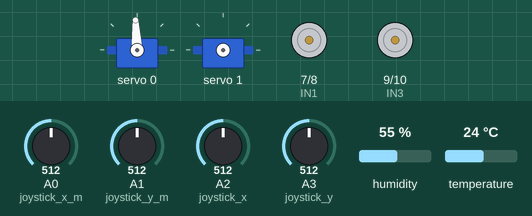
Recording of a sketch running on a simulated Arduino Uno, built with avr-gcc and run on an emulated ATmega328P. Shown: 2 × servo, motor-driver pin pairs drawn as motors (green arrow = first pin HIGH = forward, orange = second pin HIGH = backward, longer = more drive, scaled by the enable pin). Inputs (shaded band) come from the test bench; at power-on: A2 (joystick_x) = 512, A3 (joystick_y) = 512, A0 (joystick_x_m) = 512, A1 (joystick_y_m) = 512, humidity 55 %, temperature 24 °C. What the sketch prints to the serial monitor is not drawn.

Above: at 1.2 s.
1.3 s: A2 (joystick_x) set to 415
2.8 s: A2 (joystick_x) set to 387
At 3.3 s:
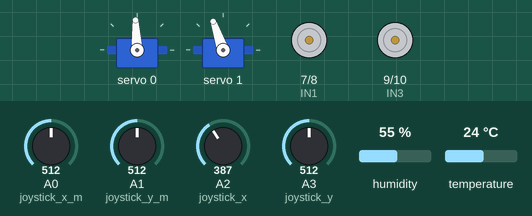
At 6.1 s:
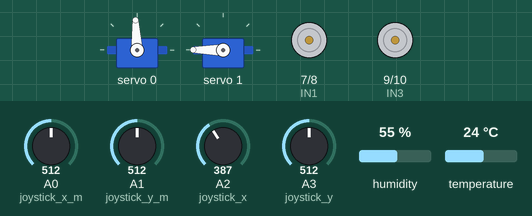
6.3 s: A3 (joystick_y) set to 412
7.8 s: A3 (joystick_y) set to 390
At 11.1 s:
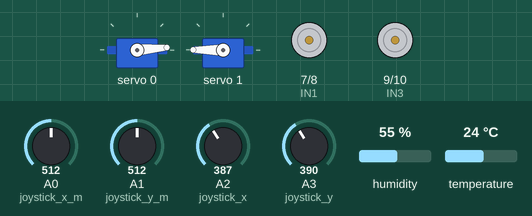
11.3 s: A0 (joystick_x_m) set to 691
12.8 s: A0 (joystick_x_m) set to 712
At 13.2 s:
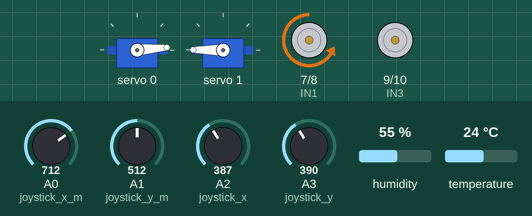
Timing chart, 0 to 15.3 s (numbered marks = the images above; inputs shaded):
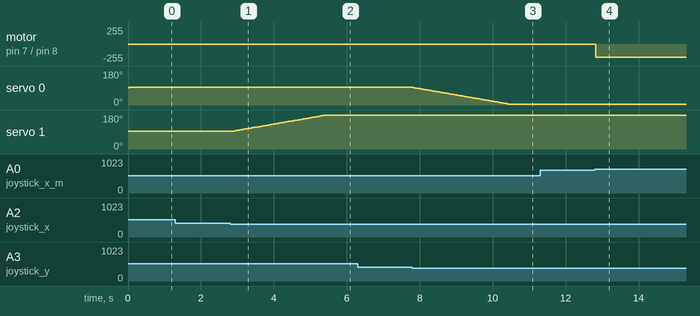

The sketch:

rov4x.ino
```cpp
#include <Wire.h>
#include <Adafruit_PWMServoDriver.h>
#include <Arduino.h>
#include <DHT.h>
#include <Adafruit_Sensor.h>
#include <Arduino.h>

#define DHTPIN  6     // indique la pin du dht
#define DHTTYPE DHT22 // indique le DHT

//joystick moteur
#define joystick_x_m 0             // joystick x
#define joystick_y_m 1             // joystick y d

// Moteur 1
#define ENA 5
#define IN1 7               //Moteur 1
#define IN2 8               //Moteur 2

// Motor 2
#define IN3 9               //Moteur 3
#define IN4 10              //Moteur 4
#define ENB 3

//joystick camera
#define joystick_x 2              // joystick x
#define joystick_y 3             // joystick y

#define SERVOMIN  150 // This is the 'minimum' pulse length count (out of 4096)
#define SERVOMAX  600 // This is the 'maximum' pulse length count (out of 4096)
#define SERVO_FREQ 50 // Analog servos run at ~50 Hz updates

int pos_x_m;                   // on déclare une variable "pos_x" qui prendra plus tard la valeur du joystick_x_m
int pos_y_m;                   // on déclare une variable "pos_y" qui prendra plus tard la valeur du joystick_y_m
int pos_x;                   // on déclare une variable "pos_x" qui prendra plus tard la valeur du joystick_x
int pos_y;                   // on déclare une variable "pos_y" qui prendra plus tard la valeur du joystick_y
int px = 1500;                // On indique la position de base (pan) des servomoteurs
int py = 1500;                // On indique la posistion de base (tilt) des servomoteurs
// Servomoteur 1 et 2 (pour le pan et pour le tilt)
uint8_t servonum1 = 0;
uint8_t servonum2 = 1;
Adafruit_PWMServoDriver pwm = Adafruit_PWMServoDriver();
DHT dht(DHTPIN, DHTTYPE);

void setServoPulse(uint8_t n, double pulse)
{ //On code sur 8 bits non signés (donc les valeurs sont soit positives soit nulles)
  double pulselength;

  pulselength = 1000000;   // 1,000,000 us per second
  pulselength /= SERVO_FREQ;   // Analog servos run at ~60 Hz updates
  Serial.print(pulselength); Serial.println(" us per period");
  pulselength /= 4096;  // 12 bits of resolution
  Serial.print(pulselength); Serial.println(" us per bit");
  pulse *= 1000000;  // convert input seconds to us
  pulse /= pulselength;
  Serial.println(pulse);
  pwm.setPWM(n, 0, pulse);
}

// DEBUT CODE DES DEPLACEMENTS MOTEURS
void Avancer()
{
 //sens moteur A
 digitalWrite (IN1, HIGH);
 digitalWrite (IN2, LOW);
 analogWrite (ENA,200); //Vitesse moteur A
 //sens moteur B
 digitalWrite (IN3, HIGH);
 digitalWrite (IN4, LOW);
 analogWrite (ENB, 200); //Vitesse moteur B
}

void Reculer()
{
 //sens moteur A
 digitalWrite (IN1, LOW);
 digitalWrite (IN2, HIGH);
 analogWrite (ENA, 200); //Vitesse moteur A
 //sens moteur B
 digitalWrite (IN3, LOW);
 digitalWrite (IN4, HIGH);
 analogWrite (ENB, 200); //Vitesse moteur B
}

void Droite()
{
 // sens moteur A
 digitalWrite (IN1, HIGH);
 digitalWrite (IN2, LOW);
 analogWrite (ENA, 0); //Vitesse moteur A
 // sens moteur B
 digitalWrite (IN3, LOW);
 digitalWrite (IN4, HIGH);
 analogWrite (ENB, 200); //Vitesse moteur B
}

void Gauche()
{
 // Sens moteur A
 digitalWrite (IN1, LOW);
 digitalWrite (IN2, HIGH);
 analogWrite (ENA, 200); //Vitesse moteur A
 //sens moteur B
 digitalWrite (IN3, HIGH);
 digitalWrite (IN4, LOW);
 analogWrite (ENB, 0); //Vitesse motor B
}

void Arreter()
{
 // Sens moteur A
 digitalWrite (IN1, LOW);
 digitalWrite (IN2, LOW);
 analogWrite (ENA, 0); //Vitesse moteur A
 // Sens moteur B
 digitalWrite (IN3, LOW);
 digitalWrite (IN4, LOW);
 analogWrite (ENB, 0); //Vitesse moteur B
}
// FIN CODE DEPLACEMENTS MOTEURS

// DEBUT TRAME HUMIDITE/TEMPERATURE
void trame(int h,float t)
{
 Serial.print('$');
 Serial.print(1);
 Serial.print('-');
 Serial.print(t); // affiche la température
 Serial.print('-');
 Serial.print(h); // affiche le taux d'humidité
 Serial.print('.');
 Serial.println();
}
// FIN TRAME HUMIDITE/TEMPERATURE

// DEBUT SETUP
void setup()
{
  // SETUP MOTEUR
  pinMode (ENA, OUTPUT);
  pinMode (ENB, OUTPUT);
  pinMode (IN1, OUTPUT);
  pinMode (IN2, OUTPUT);
  pinMode (IN3, OUTPUT);
  pinMode (IN4, OUTPUT);
  // FIN SETUP MOTEUR

  // DHT 22
  Serial.begin(9600); // fréquence de transmission de bit
  dht.begin(); // initisalisation du capteur
  // FIN DHT 22

  // DEBUT SETUP CAMERA
  Serial.begin(9600);
  Serial.println("8 channel Servo test!");

  pwm.begin();

  pwm.setOscillatorFrequency(27000000);
  pwm.setPWMFreq(SERVO_FREQ);  // Analog servos run at ~50 Hz updates
  // FIN SETUP CAMERA

  delay(10);
}
// FIN SETUP

void loop()
{
// DEBUT LECTURE DE LA POSITION DES JOYSTICK (contrôle moteur et servomoteur)
pos_x = analogRead (joystick_x) ;
pos_y = analogRead (joystick_y) ;
pos_x_m = analogRead (joystick_x_m) ;
pos_y_m = analogRead (joystick_y_m) ;
// FIN DE LA LECTURE

// DEBUT DHT 22
 int h = dht.readHumidity(); // associe h à l'humidité
 float t = dht.readTemperature(); // associe t à la température

 if (isnan(h) || isnan(t)) { // pose une condition
   Serial.println(F("Failed to read from DHT sensor!")); // affiche la valeur
   return;
 }

 trame(h,t);
// FIN DHT 22

// DEBUT CODE MOTEUR
 if (pos_y_m>700)
 {
     Avancer();
 }
 else if (pos_y_m<300)
     Reculer();
 else if (pos_x_m>700)
 {
     Gauche();
 }
 else if (pos_x_m<300)
     Droite();
 else
 {
     Arreter() ;
 }
// FIN CODE MOTEUR

// DEBUT CODE CAMERA
if ((pos_x > 600) && (px>600))
{
  px= px-5;
  pwm.writeMicroseconds(servonum2,px);
}

if ((pos_x < 400) && (px<2400))
{
  px=px+5;
  pwm.writeMicroseconds(servonum2,px);
}

if ((pos_y < 600) && (py>600))
{
  py= py-5;
  pwm.writeMicroseconds(servonum1,py);
}

if ((pos_y > 400) && (py<2400))
{
  py=py+5;
  pwm.writeMicroseconds(servonum1,py);
}
// FIN CODE CAMERA
}
```

Measured:
- the behaviour switches between 400 and 399 on A2 (joystick_x) (found by bisection; images 0 and 1)
- the behaviour switches between 401 and 400 on A3 (joystick_y) (found by bisection; images 2 and 3)
- the behaviour switches between 700 and 701 on A0 (joystick_x_m) (found by bisection; images 3 and 4)
- after the input at 1.3 s, every drawn part: stays the same
- after the input at 2.8 s, servo 1: moves from 93° to 180° over 2.6 s, starting at once
- after the input at 6.3 s, every drawn part: stays the same
- after the input at 7.8 s, servo 0: moves from 93° to 5° over 2.6 s, starting at once
- after the input at 11.3 s, every drawn part: stays the same
- after the input at 12.8 s, motor on pin 7 (IN1) / pin 8 (IN2): stopped → backward 200/255 at once
